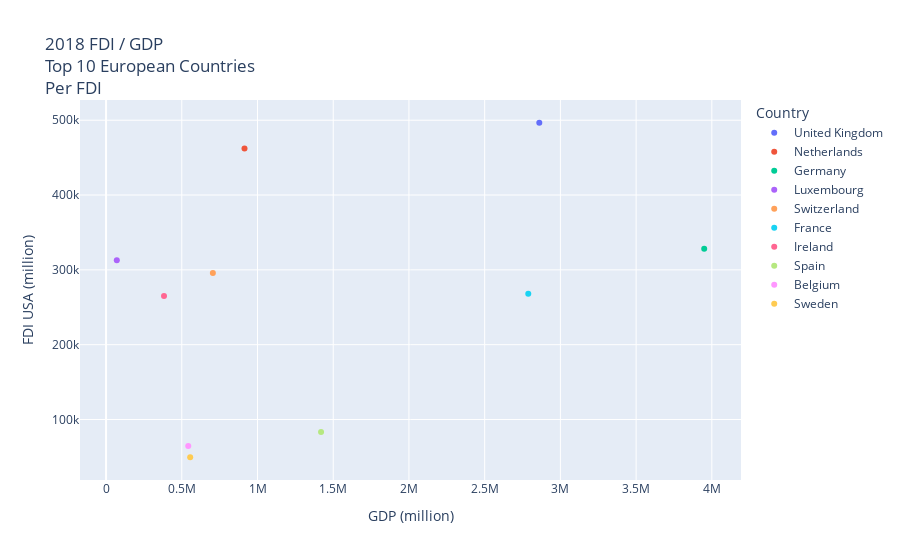

The notebook cell saved with this chart:
### Code cell
# create scatter plot showing relationship between FDI and GDP for top 10 countries
europe_top_10_fdi_gdp_scatter = px.scatter(
    europe_top_10_format_name,
    x="GDP (million)",
    y="FDI USA (million)",
    title="2018 FDI / GDP<br>Top 10 European Countries<br>Per FDI",
    color="Country",
)
europe_top_10_fdi_gdp_scatter.write_image("europe_top_10_fdi_gdp_scatter.png")
europe_top_10_fdi_gdp_scatter

### Figure 1 — Plotly figure (JSON) as saved in the notebook; plotly's stock layout.template omitted (floating-point values rounded to 4 significant figures)
{"data": [{"hovertemplate": "Country=United Kingdom<br>GDP (million)=%{x}<br>FDI USA (million)=%{y}<extra></extra>", "legendgroup": "United Kingdom", "marker": {"color": "#636efa", "symbol": "circle"}, "mode": "markers", "name": "United Kingdom", "orientation": "v", "showlegend": true, "type": "scatter", "x": [2861000.0], "xaxis": "x", "y": [496622], "yaxis": "y"}, {"hovertemplate": "Country=Netherlands<br>GDP (million)=%{x}<br>FDI USA (million)=%{y}<extra></extra>", "legendgroup": "Netherlands", "marker": {"color": "#EF553B", "symbol": "circle"}, "mode": "markers", "name": "Netherlands", "orientation": "v", "showlegend": true, "type": "scatter", "x": [914100.0], "xaxis": "x", "y": [462303], "yaxis": "y"}, {"hovertemplate": "Country=Germany<br>GDP (million)=%{x}<br>FDI USA (million)=%{y}<extra></extra>", "legendgroup": "Germany", "marker": {"color": "#00cc96", "symbol": "circle"}, "mode": "markers", "name": "Germany", "orientation": "v", "showlegend": true, "type": "scatter", "x": [3950000.0], "xaxis": "x", "y": [328124], "yaxis": "y"}, {"hovertemplate": "Country=Luxembourg<br>GDP (million)=%{x}<br>FDI USA (million)=%{y}<extra></extra>", "legendgroup": "Luxembourg", "marker": {"color": "#ab63fa", "symbol": "circle"}, "mode": "markers", "name": "Luxembourg", "orientation": "v", "showlegend": true, "type": "scatter", "x": [70920.0], "xaxis": "x", "y": [312976], "yaxis": "y"}, {"hovertemplate": "Country=Switzerland<br>GDP (million)=%{x}<br>FDI USA (million)=%{y}<extra></extra>", "legendgroup": "Switzerland", "marker": {"color": "#FFA15A", "symbol": "circle"}, "mode": "markers", "name": "Switzerland", "orientation": "v", "showlegend": true, "type": "scatter", "x": [705100.0], "xaxis": "x", "y": [295783], "yaxis": "y"}, {"hovertemplate": "Country=France<br>GDP (million)=%{x}<br>FDI USA (million)=%{y}<extra></extra>", "legendgroup": "France", "marker": {"color": "#19d3f3", "symbol": "circle"}, "mode": "markers", "name": "France", "orientation": "v", "showlegend": true, "type": "scatter", "x": [2788000.0], "xaxis": "x", "y": [268169], "yaxis": "y"}, {"hovertemplate": "Country=Ireland<br>GDP (million)=%{x}<br>FDI USA (million)=%{y}<extra></extra>", "legendgroup": "Ireland", "marker": {"color": "#FF6692", "symbol": "circle"}, "mode": "markers", "name": "Ireland", "orientation": "v", "showlegend": true, "type": "scatter", "x": [382700.0], "xaxis": "x", "y": [265004], "yaxis": "y"}, {"hovertemplate": "Country=Spain<br>GDP (million)=%{x}<br>FDI USA (million)=%{y}<extra></extra>", "legendgroup": "Spain", "marker": {"color": "#B6E880", "symbol": "circle"}, "mode": "markers", "name": "Spain", "orientation": "v", "showlegend": true, "type": "scatter", "x": [1420000.0], "xaxis": "x", "y": [83379], "yaxis": "y"}, {"hovertemplate": "Country=Belgium<br>GDP (million)=%{x}<br>FDI USA (million)=%{y}<extra></extra>", "legendgroup": "Belgium", "marker": {"color": "#FF97FF", "symbol": "circle"}, "mode": "markers", "name": "Belgium", "orientation": "v", "showlegend": true, "type": "scatter", "x": [542700.0], "xaxis": "x", "y": [64661], "yaxis": "y"}, {"hovertemplate": "Country=Sweden<br>GDP (million)=%{x}<br>FDI USA (million)=%{y}<extra></extra>", "legendgroup": "Sweden", "marker": {"color": "#FECB52", "symbol": "circle"}, "mode": "markers", "name": "Sweden", "orientation": "v", "showlegend": true, "type": "scatter", "x": [555500.0], "xaxis": "x", "y": [49546], "yaxis": "y"}], "layout": {"autosize": true, "legend": {"title": {"text": "Country"}, "tracegroupgap": 0}, "title": {"text": "2018 FDI / GDP<br>Top 10 European Countries<br>Per FDI"}, "xaxis": {"anchor": "y", "autorange": true, "domain": [0, 1], "range": [-167100.0, 4188000.0], "title": {"text": "GDP (million)"}, "type": "linear"}, "yaxis": {"anchor": "x", "autorange": true, "domain": [0, 1], "range": [16800.0, 529400.0], "title": {"text": "FDI USA (million)"}, "type": "linear"}}}
